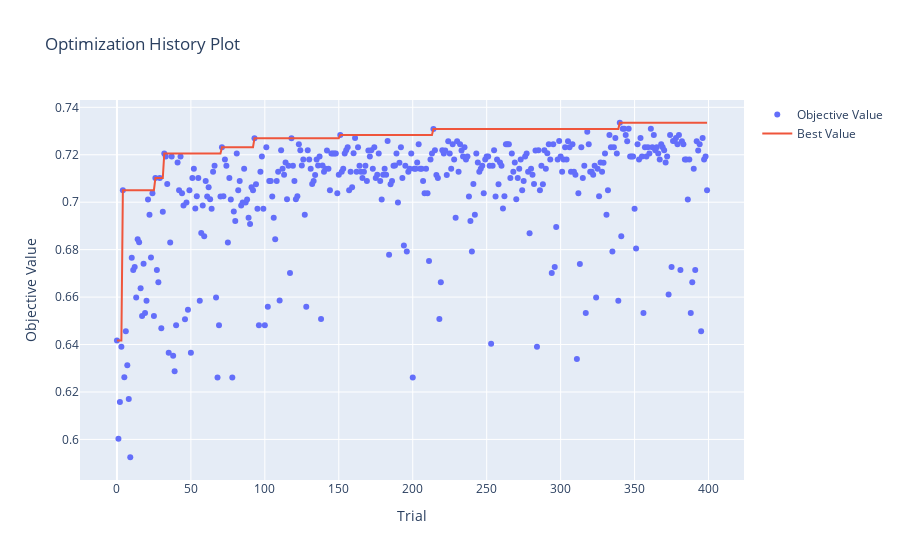

Notebook cell for this chart:
### Code cell
# TODO: Choose one/two plots to display

optuna.visualization.plot_optimization_history(study)
# optuna.visualization.plot_slice(study)
# optuna.visualization.plot_parallel_coordinate(study)

### Figure 1 — Plotly figure (JSON) as saved in the notebook; plotly's stock layout.template omitted (floating-point values rounded to 4 significant figures; data arrays with more than 128 entries replaced by an {"elided": "..."} marker saying what was removed)
{"data": [{"mode": "markers", "name": "Objective Value", "type": "scatter", "x": {"elided": "400 int values"}, "y": {"elided": "400 float values"}}, {"mode": "lines", "name": "Best Value", "type": "scatter", "x": {"elided": "400 int values"}, "y": {"elided": "400 float values"}}, {"marker": {"color": "#cccccc"}, "mode": "markers", "name": "Infeasible Trial", "showlegend": false, "type": "scatter", "x": [], "y": []}], "layout": {"title": {"text": "Optimization History Plot"}, "xaxis": {"title": {"text": "Trial"}}, "yaxis": {"title": {"text": "Objective Value"}}}}
